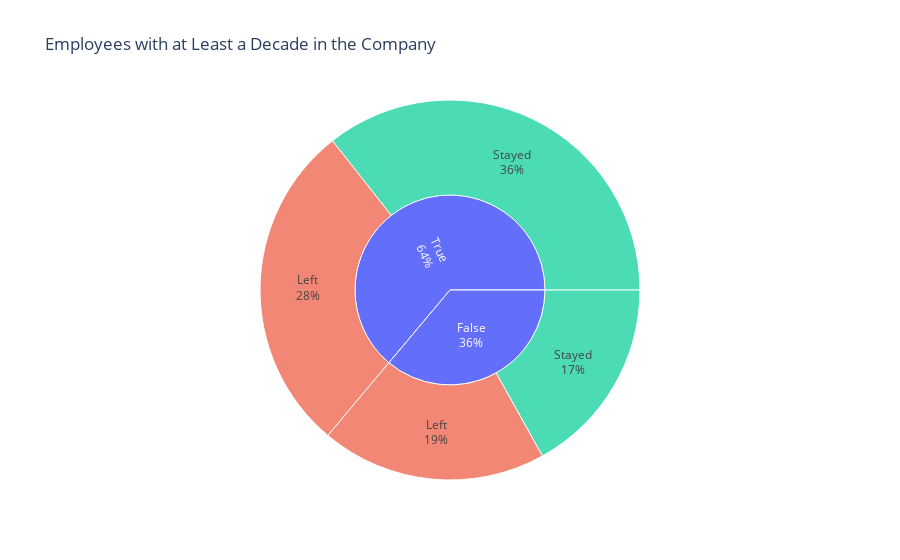

The notebook cell this image was saved under:
### Code cell
# Employees with at Least a Decade in the Company
fig = px.sunburst(
    extended_df, 
    path=["At Least Decade", "Attrition"], 
    title="Employees with at Least a Decade in the Company",
    color="Attrition",
)

# Show count values inside the chart
fig.update_traces(textinfo="label+percent entry")  # Shows category labels and percentages

# Adjust layout
fig.update_layout(height=600)
fig.show()

### Figure 1 — Plotly figure (JSON) as saved in the notebook; plotly's stock layout.template omitted (floating-point values rounded to 4 significant figures)
{"data": [{"branchvalues": "total", "customdata": [["(?)"], ["Left"], ["Left"], ["Stayed"], ["Stayed"], ["(?)"]], "domain": {"x": [0, 1], "y": [0, 1]}, "hovertemplate": "labels=%{label}<br>count=%{value}<br>parent=%{parent}<br>id=%{id}<br>Attrition=%{customdata[0]}<extra></extra>", "ids": ["True", "False/Left", "True/Left", "False/Stayed", "True/Stayed", "False"], "labels": ["True", "Left", "Left", "Stayed", "Stayed", "False"], "marker": {"colors": ["#636efa", "#EF553B", "#EF553B", "#00cc96", "#00cc96", "#636efa"]}, "name": "", "parents": ["", "False", "True", "False", "True", ""], "textinfo": "label+percent entry", "type": "sunburst", "values": [47590, 14314, 21056, 12594, 26534, 26908]}], "layout": {"autosize": true, "legend": {"tracegroupgap": 0}, "title": {"text": "Employees with at Least a Decade in the Company"}}}
